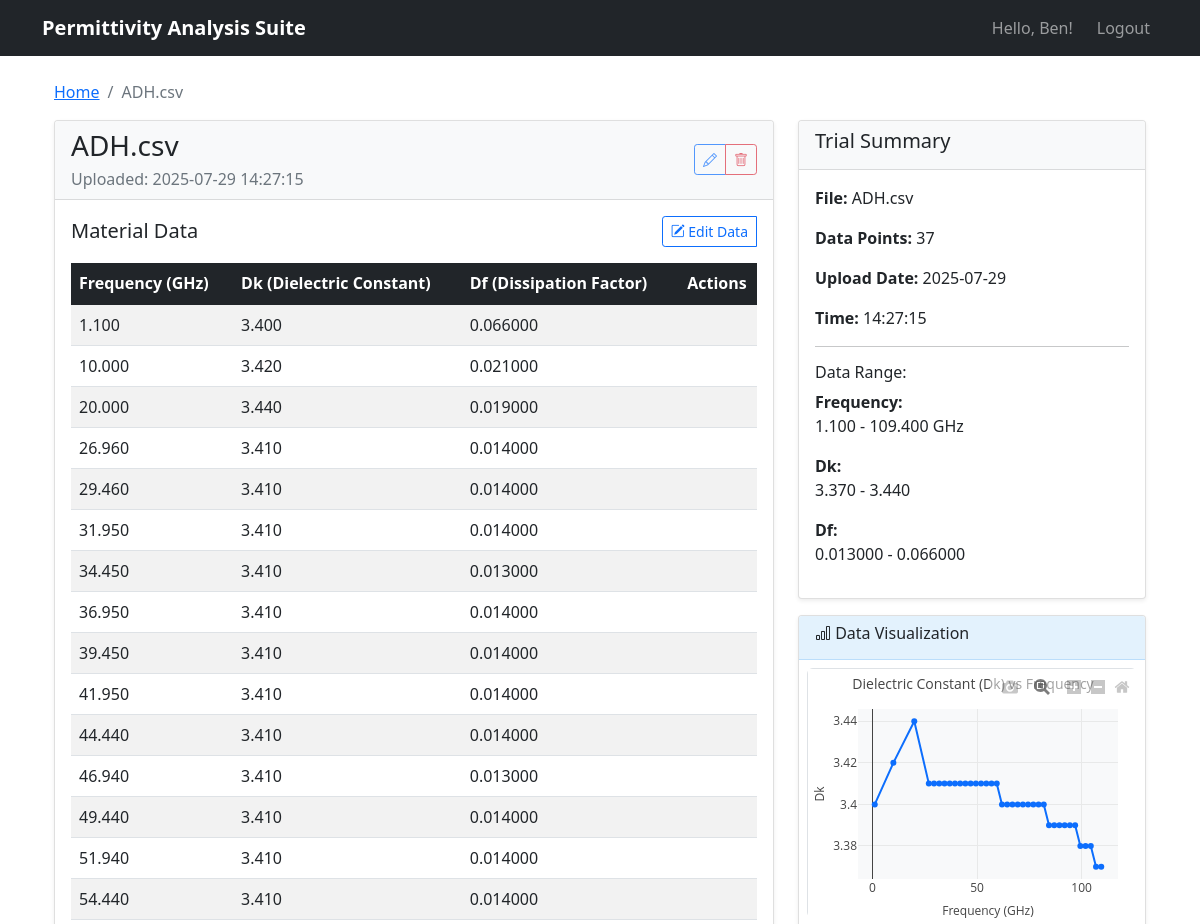
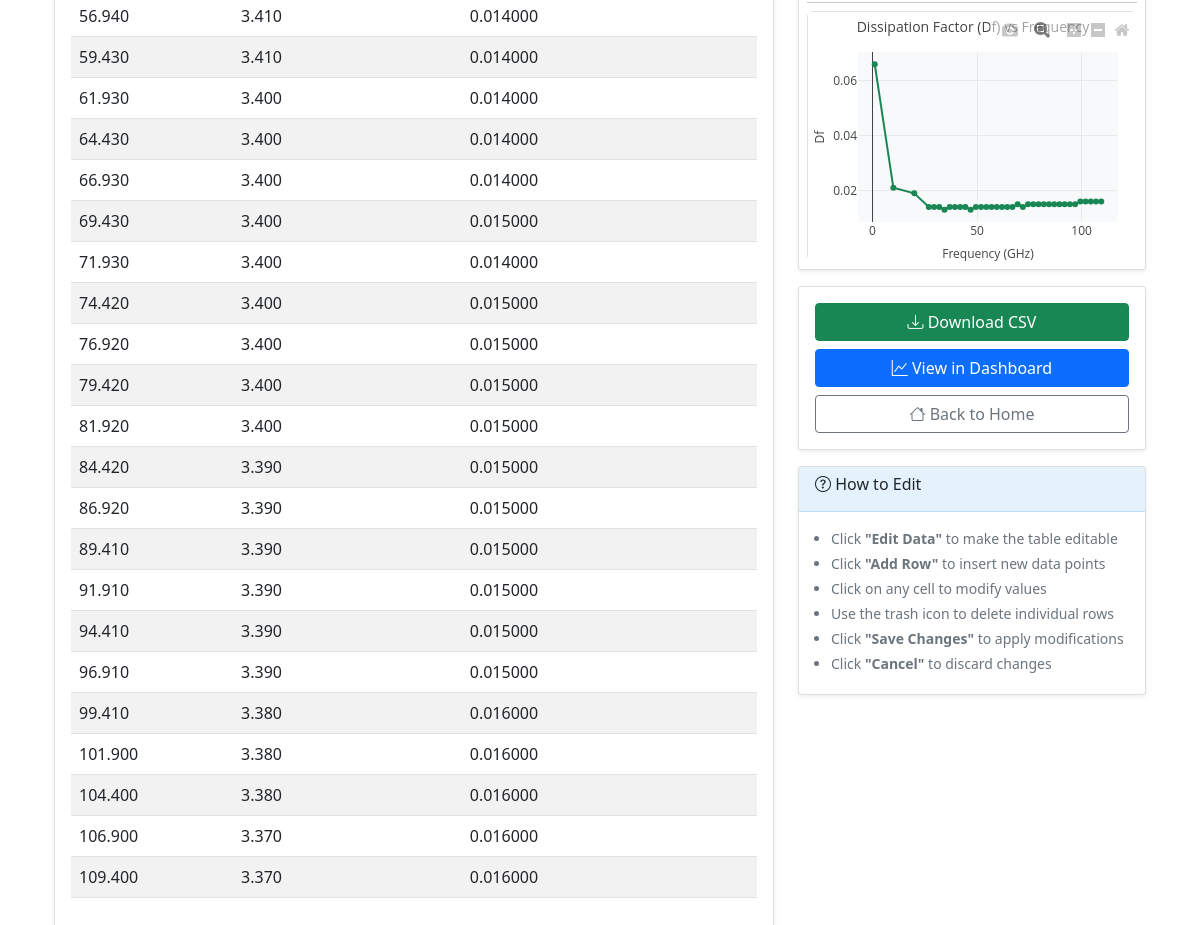
The page /trial/5 (signed in) on the database its author committed (2 pictures, top to bottom).
### app/models.py (models this page shows, shortened)
class User(UserMixin, db.Model):
    id = db.Column(db.Integer, primary_key=True)
    username = db.Column(db.String(80), unique=True, nullable=False, index=True)
    email = db.Column(db.String(120), unique=True, nullable=False, index=True)
    password_hash = db.Column(db.String(128))
    trials = db.relationship('Trial', backref='user', lazy='dynamic')

class Trial(db.Model):
    id = db.Column(db.Integer, primary_key=True)
    filename = db.Column(db.String(255), nullable=False)
    upload_timestamp = db.Column(db.DateTime, default=datetime.utcnow, nullable=False)
    user_id = db.Column(db.Integer, db.ForeignKey('user.id'), nullable=False)
    data_fingerprint = db.Column(db.String(64), nullable=True, index=True)  # SHA256 hash of data content
    material_data = db.relationship('MaterialData', backref='trial', lazy='dynamic', cascade='all, delete-orphan')

class MaterialData(db.Model):
    id = db.Column(db.Integer, primary_key=True)
    frequency_ghz = db.Column(db.Float, nullable=False)
    dk = db.Column(db.Float, nullable=False)  # Dielectric constant
    df = db.Column(db.Float, nullable=False)  # Dissipation factor
    trial_id = db.Column(db.Integer, db.ForeignKey('trial.id'), nullable=False)

### app/main/routes.py (the view)
@bp.route('/trial/<int:trial_id>')
@login_required
def view_trial(trial_id):
    trial = Trial.query.filter_by(id=trial_id, user_id=current_user.id).first_or_404()
    material_data = trial.material_data.all()
    return render_template('view_trial.html', title=f'Trial: {trial.filename}',
                         trial=trial, material_data=material_data)

### app/templates/view_trial.html (shortened to what this page needs)
{% extends "base.html" %}
{% block content %}
<div class="container mt-4">
    <div class="row">
        <div class="col-12">
            <nav aria-label="breadcrumb">
                <ol class="breadcrumb">
                    <li class="breadcrumb-item"><a href="{{ url_for('main.index') }}">Home</a></li>
                    <li class="breadcrumb-item active" aria-current="page">{{ trial.filename }}</li>
                </ol>
            </nav>
        </div>
    </div>
    <div class="row">
        <div class="col-lg-8">
            <div class="card">
                <div class="card-header d-flex justify-content-between align-items-center">
                    <div>
                        <h3 class="card-title mb-1" data-trial-name="{{ trial.filename }}">{{ trial.filename }}</h3>
                        <p class="text-muted mb-0">Uploaded: {{ trial.upload_timestamp.strftime('%Y-%m-%d %H:%M:%S') }}</p>
                    </div>
                    <div class="btn-group">
                        <button type="button" class="btn btn-outline-primary btn-sm" id="edit-trial-btn" title="Edit trial name">
                            <i class="bi bi-pencil"></i>
                        </button>
                        <button type="button" class="btn btn-outline-danger btn-sm" id="delete-trial-btn" title="Delete trial">
                            <i class="bi bi-trash"></i>
                        </button>
                    </div>
                </div>
                <div class="card-body">
                    <div class="d-flex justify-content-between align-items-center mb-3">
                        <h5 class="mb-0">Material Data</h5>
                        <div class="btn-group" role="group">
                            <button type="button" class="btn btn-outline-primary btn-sm" id="edit-mode-btn">
                                <i class="bi bi-pencil-square"></i> Edit Data
                            </button>
                        </div>
                    </div>
                    <div class="table-responsive">
                        <table class="table table-striped table-hover" id="material-data-table">
                            <thead class="table-dark">
                                <tr>
                                    <th>Frequency (GHz)</th>
                                    <th>Dk (Dielectric Constant)</th>
                                    <th>Df (Dissipation Factor)</th>
                                    <th width="80">Actions</th>
                                </tr>
                            </thead>
                            <tbody>
                                {% for data in material_data %}
                                <tr data-data-id="{{ data.id }}">
                                    <td>{{ "%.3f"|format(data.frequency_ghz) }}</td>
                                    <td>{{ "%.3f"|format(data.dk) }}</td>
                                    <td>{{ "%.6f"|format(data.df) }}</td>
                                    <td></td>
                                </tr>
                                {% endfor %}
                            </tbody>
                        </table>
                    </div>
                </div>
            </div>
        </div>
        <div class="col-lg-4">
            <div class="card">
                <div class="card-header">
                    <h5>Trial Summary</h5>
                </div>
                <div class="card-body">
                    <p><strong>File:</strong> <span data-trial-name="{{ trial.filename }}">{{ trial.filename }}</span></p>
                    <p><strong>Data Points:</strong> <span data-stat="data-points">{{ material_data|length }}</span></p>
                    <p><strong>Upload Date:</strong> {{ trial.upload_timestamp.strftime('%Y-%m-%d') }}</p>
                    <p><strong>Time:</strong> {{ trial.upload_timestamp.strftime('%H:%M:%S') }}</p>
                    {% if material_data %}
                    <hr>
                    <h6>Data Range:</h6>
                    <p><strong>Frequency:</strong><br>
                       <span data-stat="freq-range">{{ "%.3f"|format(material_data|map(attribute='frequency_ghz')|min) }} -
                       {{ "%.3f"|format(material_data|map(attribute='frequency_ghz')|max) }} GHz</span></p>
                    <p><strong>Dk:</strong><br>
                       <span data-stat="dk-range">{{ "%.3f"|format(material_data|map(attribute='dk')|min) }} -
                       {{ "%.3f"|format(material_data|map(attribute='dk')|max) }}</span></p>
                    <p><strong>Df:</strong><br>
                       <span data-stat="df-range">{{ "%.6f"|format(material_data|map(attribute='df')|min) }} -
                       {{ "%.6f"|format(material_data|map(attribute='df')|max) }}</span></p>
                    {% endif %}
                </div>
            </div>
            {% if material_data %}
            <div class="card mt-3">
                <div class="card-header">
                    <h6><i class="bi bi-bar-chart"></i> Data Visualization</h6>
                </div>
                <div class="card-body p-2">
                    <div id="dk-chart" style="height: 250px;"></div>
                    <hr class="my-2">
                    <div id="df-chart" style="height: 250px;"></div>
                </div>
            </div>
            {% endif %}
            <div class="card mt-3">
                <div class="card-body">
                    <div class="d-grid gap-2">
                        <a href="{{ url_for('main.download_trial_csv', trial_id=trial.id) }}" class="btn btn-success">
                            <i class="bi bi-download"></i> Download CSV
                        </a>
                        <a href="{{ url_for('main.dashboard') }}" class="btn btn-primary">
                            <i class="bi bi-graph-up"></i> View in Dashboard
                        </a>
                        <a href="{{ url_for('main.index') }}" class="btn btn-outline-secondary">
                            <i class="bi bi-house"></i> Back to Home
                        </a>
                    </div>
                </div>
            </div>
            <div class="card mt-3">
                <div class="card-header">
                    <h6><i class="bi bi-question-circle"></i> How to Edit</h6>
                </div>
                <div class="card-body">
                    <small class="text-muted">
                        <ul class="mb-0">
                            <li>Click <strong>"Edit Data"</strong> to make the table editable</li>
                            <li>Click <strong>"Add Row"</strong> to insert new data points</li>
                            <li>Click on any cell to modify values</li>
                            <li>Use the trash icon to delete individual rows</li>
                            <li>Click <strong>"Save Changes"</strong> to apply modifications</li>
                            <li>Click <strong>"Cancel"</strong> to discard changes</li>
                        </ul>
                    </small>
                </div>
            </div>
        </div>
    </div>
</div>
{% endblock %}

### app/templates/base.html (shortened to what this page needs)
<!DOCTYPE html>
<html lang="en">
<head>
    <link href="https://cdn.jsdelivr.net/npm/bootstrap@5.1.3/dist/css/bootstrap.min.css" rel="stylesheet">
    <link href="https://cdn.jsdelivr.net/npm/bootstrap-icons@1.10.0/font/bootstrap-icons.css" rel="stylesheet">
    <link href="{{ url_for('static', filename='css/main.css') }}" rel="stylesheet">
</head>
<body>
    <nav class="navbar navbar-expand-lg navbar-dark bg-dark">
        <div class="container">
            <a class="navbar-brand" href="{{ url_for('main.index') }}">Permittivity Analysis Suite</a>
            <div class="navbar-nav ms-auto">
                {% if current_user.is_anonymous %}
                    <a class="nav-link" href="{{ url_for('auth.login') }}">Login</a>
                    <a class="nav-link" href="{{ url_for('auth.register') }}">Register</a>
                {% else %}
                    <span class="navbar-text me-3">Hello, {{ current_user.username }}!</span>
                    <a class="nav-link" href="{{ url_for('auth.logout') }}">Logout</a>
                {% endif %}
            </div>
        </div>
    </nav>
    <div class="container mt-4">
        {% block content %}{% endblock %}
    </div>
</body>
</html>

### app/static/css/main.css (style rules this page uses)
.card { box-shadow: 0 0.125rem 0.25rem rgba(0, 0, 0, 0.075); border: 1px solid rgba(0, 0, 0, 0.125); }
.card-header { background-color: #f8f9fa; border-bottom: 1px solid rgba(0, 0, 0, 0.125); }
.btn { transition: all 0.2s ease; }
.navbar-brand { font-weight: 600; font-size: 1.25rem; }
.fade-in { animation: fadeIn 0.3s ease-out; }
.table th:last-child, .table td:last-child { text-align: center; vertical-align: middle; }
.btn-group .btn { position: relative; }
.card-header .btn-group { opacity: 0.7; transition: opacity 0.2s ease; }
.card.mt-3 .card-header { background-color: #e3f2fd; border-bottom: 1px solid #bbdefb; }
.card.mt-3 .card-body ul { padding-left: 1rem; }
.card.mt-3 .card-body li { margin-bottom: 0.25rem; }
.btn-group .btn:first-child { border-top-right-radius: 0; border-bottom-right-radius: 0; }
.btn-group .btn:last-child { border-top-left-radius: 0; border-bottom-left-radius: 0; }
#dk-chart, #df-chart { border-radius: 0.375rem; background-color: #ffffff; border: 1px solid #dee2e6; }
.card .card-body.p-2 { padding: 0.5rem !important; }

### rows shown on the page
User: username "Ben"
Trial: filename "ADH.csv", upload_timestamp "2025-07-29 14:27:15", upload_timestamp "2025-07-29", upload_timestamp "14:27:15"
MaterialData: frequency_ghz "1.100", dk "3.400", df "0.066000"
MaterialData: frequency_ghz "10.000", dk "3.420", df "0.021000"
MaterialData: frequency_ghz "20.000", dk "3.440", df "0.019000"
MaterialData: frequency_ghz "26.960", dk "3.410", df "0.014000"
MaterialData: frequency_ghz "29.460", dk "3.410", df "0.014000"
MaterialData: frequency_ghz "31.950", dk "3.410", df "0.014000"
MaterialData: frequency_ghz "34.450", dk "3.410", df "0.013000"
MaterialData: frequency_ghz "36.950", dk "3.410", df "0.014000"
MaterialData: frequency_ghz "39.450", dk "3.410", df "0.014000"
MaterialData: frequency_ghz "41.950", dk "3.410", df "0.014000"
MaterialData: frequency_ghz "44.440", dk "3.410", df "0.014000"
MaterialData: frequency_ghz "46.940", dk "3.410", df "0.013000"
MaterialData: frequency_ghz "49.440", dk "3.410", df "0.014000"
MaterialData: frequency_ghz "51.940", dk "3.410", df "0.014000"
MaterialData: frequency_ghz "54.440", dk "3.410", df "0.014000"
MaterialData: frequency_ghz "56.940", dk "3.410", df "0.014000"
MaterialData: frequency_ghz "59.430", dk "3.410", df "0.014000"
MaterialData: frequency_ghz "61.930", dk "3.400", df "0.014000"
MaterialData: frequency_ghz "64.430", dk "3.400", df "0.014000"
MaterialData: frequency_ghz "66.930", dk "3.400", df "0.014000"
MaterialData: frequency_ghz "69.430", dk "3.400", df "0.015000"
MaterialData: frequency_ghz "71.930", dk "3.400", df "0.014000"
MaterialData: frequency_ghz "74.420", dk "3.400", df "0.015000"
MaterialData: frequency_ghz "76.920", dk "3.400", df "0.015000"
MaterialData: frequency_ghz "79.420", dk "3.400", df "0.015000"
MaterialData: frequency_ghz "81.920", dk "3.400", df "0.015000"
MaterialData: frequency_ghz "84.420", dk "3.390", df "0.015000"
MaterialData: frequency_ghz "86.920", dk "3.390", df "0.015000"
MaterialData: frequency_ghz "89.410", dk "3.390", df "0.015000"
MaterialData: frequency_ghz "91.910", dk "3.390", df "0.015000"
MaterialData: frequency_ghz "94.410", dk "3.390", df "0.015000"
MaterialData: frequency_ghz "96.910", dk "3.390", df "0.015000"
MaterialData: frequency_ghz "99.410", dk "3.380", df "0.016000"
MaterialData: frequency_ghz "101.900", dk "3.380", df "0.016000"
MaterialData: frequency_ghz "104.400", dk "3.380", df "0.016000"
MaterialData: frequency_ghz "106.900", dk "3.370", df "0.016000"
MaterialData: frequency_ghz "109.400", dk "3.370", df "0.016000"

### other values the page prints
{{ material_data|length }} "37"
{{ "%.3f"|format(material_data|map(attribute='frequency_ghz')|min) }} "1.100"
{{ "%.3f"|format(material_data|map(attribute='frequency_ghz')|max) }} "109.400"
{{ "%.3f"|format(material_data|map(attribute='dk')|min) }} "3.370"
{{ "%.3f"|format(material_data|map(attribute='dk')|max) }} "3.440"
{{ "%.6f"|format(material_data|map(attribute='df')|min) }} "0.013000"
{{ "%.6f"|format(material_data|map(attribute='df')|max) }} "0.066000"
